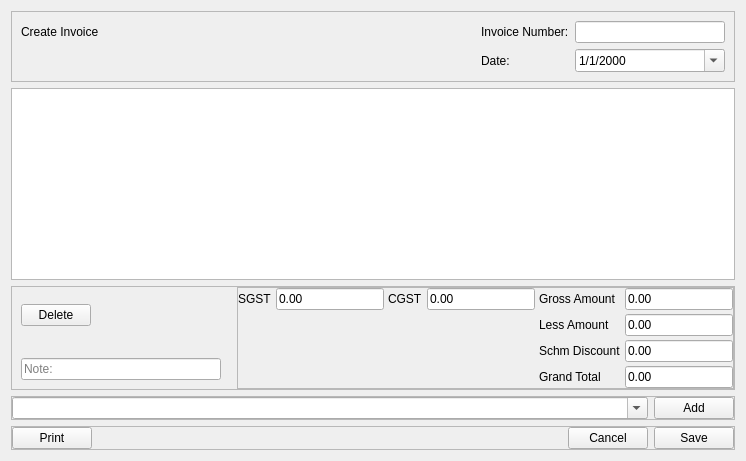
             <widget class="QWidget" name="invoiceP">
              <layout class="QVBoxLayout" name="verticalLayout_6">
               <item>
                <widget class="QFrame" name="frame_9">
                 <property name="frameShape">
                  <enum>QFrame::StyledPanel</enum>
                 </property>
                 <property name="frameShadow">
                  <enum>QFrame::Raised</enum>
                 </property>
                 <layout class="QGridLayout" name="gridLayout_3">
                  <item row="0" column="1">
                   <spacer name="horizontalSpacer_4">
                    <property name="orientation">
                     <enum>Qt::Horizontal</enum>
                    </property>
                    <property name="sizeHint" stdset="0">
                     <size>
                      <width>297</width>
                      <height>20</height>
                     </size>
                    </property>
                   </spacer>
                  </item>
                  <item row="0" column="3">
                   <widget class="QLineEdit" name="InvoiceNumber">
                    <property name="maximumSize">
                     <size>
                      <width>150</width>
                      <height>16777215</height>
                     </size>
                    </property>
                   </widget>
                  </item>
                  <item row="0" column="2">
                   <widget class="QLabel" name="label_42">
                    <property name="text">
                     <string>Invoice Number:</string>
                    </property>
                   </widget>
                  </item>
                  <item row="0" column="0">
                   <widget class="QLabel" name="label_20">
                    <property name="text">
                     <string>Create Invoice</string>
                    </property>
                   </widget>
                  </item>
                  <item row="1" column="2">
                   <widget class="QLabel" name="label_43">
                    <property name="text">
                     <string>Date:</string>
                    </property>
                   </widget>
                  </item>
                  <item row="1" column="3">
                   <widget class="QDateEdit" name="InvoiceDate">
                    <property name="maximumSize">
                     <size>
                      <width>150</width>
                      <height>16777215</height>
                     </size>
                    </property>
                    <property name="displayFormat">
                     <string>d/M/yyyy</string>
                    </property>
                    <property name="calendarPopup">
                     <bool>true</bool>
                    </property>
                    <property name="currentSectionIndex">
                     <number>0</number>
                    </property>
                   </widget>
                  </item>
                 </layout>
                </widget>
               </item>
               <item>
                <widget class="QTableView" name="InvoiceItemTable"/>
               </item>
               <item>
                <widget class="QFrame" name="frame_12">
                 <property name="frameShape">
                  <enum>QFrame::StyledPanel</enum>
                 </property>
                 <property name="frameShadow">
                  <enum>QFrame::Raised</enum>
                 </property>
                 <layout class="QGridLayout" name="gridLayout_5">
                  <property name="topMargin">
                   <number>0</number>
                  </property>
                  <property name="rightMargin">
                   <number>0</number>
                  </property>
                  <property name="bottomMargin">
                   <number>0</number>
                  </property>
                  <item row="0" column="2" rowspan="2">
                   <widget class="QFrame" name="frame_13">
                    <property name="frameShape">
                     <enum>QFrame::StyledPanel</enum>
                    </property>
                    <property name="frameShadow">
                     <enum>QFrame::Raised</enum>
                    </property>
                    <layout class="QGridLayout" name="gridLayout_4">
                     <property name="leftMargin">
                      <number>0</number>
                     </property>
                     <property name="topMargin">
                      <number>0</number>
                     </property>
                     <property name="rightMargin">
                      <number>0</number>
                     </property>
                     <property name="bottomMargin">
                      <number>0</number>
                     </property>
                     <property name="spacing">
                      <number>4</number>
                     </property>
                     <item row="1" column="5">
                      <widget class="QLineEdit" name="discountV">
                       <property name="text">
                        <string>0.00</string>
                       </property>
                      </widget>
                     </item>
                     <item row="0" column="0">
                      <widget class="QLabel" name="label_44">
                       <property name="text">
                        <string>SGST</string>
                       </property>
                      </widget>
                     </item>
                     <item row="0" column="3">
                      <widget class="QLineEdit" name="cgstV">
                       <property name="text">
                        <string>0.00</string>
                       </property>
                      </widget>
                     </item>
                     <item row="0" column="2">
                      <widget class="QLabel" name="label_45">
                       <property name="text">
                        <string>CGST</string>
                       </property>
                      </widget>
                     </item>
                     <item row="0" column="1">
                      <widget class="QLineEdit" name="sgstV">
                       <property name="text">
                        <string>0.00</string>
                       </property>
                      </widget>
                     </item>
                     <item row="0" column="4">
                      <widget class="QLabel" name="label_46">
                       <property name="text">
                        <string>Gross Amount</string>
                       </property>
                      </widget>
                     </item>
                     <item row="1" column="4">
                      <widget class="QLabel" name="label_47">
                       <property name="text">
                        <string>Less Amount</string>
                       </property>
                      </widget>
                     </item>
                     <item row="3" column="5">
                      <widget class="QLineEdit" name="grandtotalV">
                       <property name="text">
                        <string>0.00</string>
                       </property>
                      </widget>
                     </item>
                     <item row="0" column="5">
                      <widget class="QLineEdit" name="grossV">
                       <property name="text">
                        <string>0.00</string>
                       </property>
                      </widget>
                     </item>
                     <item row="3" column="4">
                      <widget class="QLabel" name="label_48">
                       <property name="text">
                        <string>Grand Total</string>
                       </property>
                      </widget>
                     </item>
                     <item row="2" column="5">
                      <widget class="QLineEdit" name="schmD">
                       <property name="text">
                        <string>0.00</string>
                       </property>
                      </widget>
                     </item>
                     <item row="2" column="4">
                      <widget class="QLabel" name="label_60">
                       <property name="text">
                        <string>Schm Discount</string>
                       </property>
                      </widget>
                     </item>
                    </layout>
                   </widget>
                  </item>
                  <item row="1" column="1">
                   <spacer name="horizontalSpacer_6">
                    <property name="orientation">
                     <enum>Qt::Horizontal</enum>
                    </property>
                    <property name="sizeHint" stdset="0">
                     <size>
                      <width>10</width>
                      <height>20</height>
                     </size>
                    </property>
                   </spacer>
                  </item>
                  <item row="0" column="0">
                   <widget class="QPushButton" name="deleteItem">
                    <property name="maximumSize">
                     <size>
                      <width>70</width>
                      <height>16777215</height>
                     </size>
                    </property>
                    <property name="text">
                     <string>Delete</string>
                    </property>
                   </widget>
                  </item>
                  <item row="1" column="0">
                   <widget class="QLineEdit" name="noteE">
                    <property name="minimumSize">
                     <size>
                      <width>200</width>
                      <height>0</height>
                     </size>
                    </property>
                    <property name="cursor">
                     <cursorShape>IBeamCursor</cursorShape>
                    </property>
                    <property name="text">
                     <string/>
                    </property>
                    <property name="placeholderText">
                     <string>Note:</string>
                    </property>
                   </widget>
                  </item>
                 </layout>
                </widget>
               </item>
               <item>
                <widget class="QFrame" name="frame_11">
                 <property name="frameShape">
                  <enum>QFrame::StyledPanel</enum>
                 </property>
                 <property name="frameShadow">
                  <enum>QFrame::Raised</enum>
                 </property>
                 <layout class="QHBoxLayout" name="horizontalLayout_8">
                  <property name="leftMargin">
                   <number>0</number>
                  </property>
                  <property name="topMargin">
                   <number>0</number>
                  </property>
                  <property name="rightMargin">
                   <number>0</number>
                  </property>
                  <property name="bottomMargin">
                   <number>0</number>
                  </property>
                  <item>
                   <widget class="QComboBox" name="productInput">
                    <property name="sizePolicy">
                     <sizepolicy hsizetype="Expanding" vsizetype="Fixed">
                      <horstretch>0</horstretch>
                      <verstretch>0</verstretch>
                     </sizepolicy>
                    </property>
                    <property name="maximumSize">
                     <size>
                      <width>16777215</width>
                      <height>16777215</height>
                     </size>
                    </property>
                    <property name="editable">
                     <bool>true</bool>
                    </property>
                    <property name="currentText">
                     <string/>
                    </property>
                   </widget>
                  </item>
                  <item alignment="Qt::AlignRight">
                   <widget class="QPushButton" name="addPBtn">
                    <property name="maximumSize">
                     <size>
                      <width>80</width>
                      <height>16777215</height>
                     </size>
                    </property>
                    <property name="text">
                     <string>Add</string>
                    </property>
                   </widget>
                  </item>
                 </layout>
                </widget>
               </item>
               <item>
                <widget class="QFrame" name="frame_10">
                 <property name="frameShape">
                  <enum>QFrame::StyledPanel</enum>
                 </property>
                 <property name="frameShadow">
                  <enum>QFrame::Raised</enum>
                 </property>
                 <layout class="QHBoxLayout" name="horizontalLayout_6">
                  <property name="leftMargin">
                   <number>0</number>
                  </property>
                  <property name="topMargin">
                   <number>0</number>
                  </property>
                  <property name="rightMargin">
                   <number>0</number>
                  </property>
                  <property name="bottomMargin">
                   <number>0</number>
                  </property>
                  <item alignment="Qt::AlignRight">
                   <widget class="QPushButton" name="printInvoice">
                    <property name="text">
                     <string>Print</string>
                    </property>
                   </widget>
                  </item>
                  <item>
                   <spacer name="horizontalSpacer_5">
                    <property name="orientation">
                     <enum>Qt::Horizontal</enum>
                    </property>
                    <property name="sizeHint" stdset="0">
                     <size>
                      <width>288</width>
                      <height>20</height>
                     </size>
                    </property>
                   </spacer>
                  </item>
                  <item alignment="Qt::AlignLeft">
                   <widget class="QPushButton" name="cancelInvoice">
                    <property name="text">
                     <string>Cancel</string>
                    </property>
                   </widget>
                  </item>
                  <item alignment="Qt::AlignLeft">
                   <widget class="QPushButton" name="SaveInvoice">
                    <property name="text">
                     <string>Save</string>
                    </property>
                   </widget>
                  </item>
                 </layout>
                </widget>
               </item>
              </layout>
             </widget>
